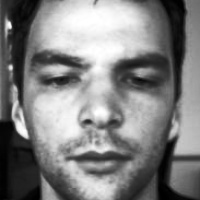
#> input picture facedata/DB/jpeg/000.jpg, 200 x 200 px
$ python makeFeatureData.py
#> lines starting #> are read from the running program, lines starting #| are printed output that depends on the picture; after the words box and inside, x2 and y2 are one past the last pixel; in counts of white or black regions, pixels touching at a corner belong together
# -*- coding: utf-8 -*-
import cv2

# Haar-like特徴分類器の読み込み
face_cascade = cv2.CascadeClassifier('haarcascades/haarcascade_frontalface_default.xml')
eye_cascade = cv2.CascadeClassifier('haarcascades/haarcascade_eye.xml')

# イメージファイルの読み込み
img = cv2.imread('../facedata/DB/jpeg/000.jpg')
#> img is the input picture: shape (200, 200, 3); min 0, max 255, mean 128.2

# グレースケール変換
gray = cv2.cvtColor(img, cv2.COLOR_BGR2GRAY)

# 顔を検知
faces = face_cascade.detectMultiScale(gray)
#> faces = [[18, 17, 165, 165]]
print(faces)
#| [[ 18  17 165 165]]
for (x,y,w,h) in faces:
    # 検知した顔を矩形で囲む
    cv2.rectangle(img,(x,y),(x+w,y+h),(255,0,0),2)
    # 顔画像（グレースケール）
    roi_gray = gray[y:y+h, x:x+w]
    # 顔ｇ増（カラースケール）
    roi_color = img[y:y+h, x:x+w]
    # 顔の中から目を検知
    eyes = eye_cascade.detectMultiScale(roi_gray)
    print(eyes)
    for (ex,ey,ew,eh) in eyes:
        # 検知した目を矩形で囲む
        cv2.rectangle(roi_color,(ex,ey),(ex+ew,ey+eh),(0,255,0),2)
#> this loop made 1 pass
#| [[59 94 21 21]
#|  [99 46 41 41]
#|  [16 42 45 45]
#|  [ 8 19 72 72]]
#> pass 1, `roi_gray = gray[y:y+h, x:x+w]`:
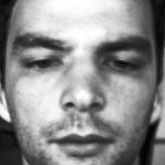
#> roi_gray: shape (165, 165); min 0, max 255, mean 139.6
#> pass 1, `roi_color = img[y:y+h, x:x+w]`:
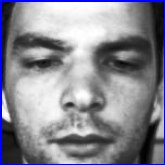
#> roi_color: shape (165, 165, 3); mean B, G, R 144.7, 135.5, 135.5
#> after the loop:
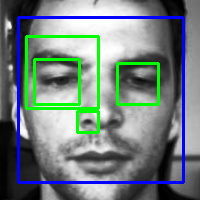
#> img: shape (200, 200, 3); 10.27% of pixels changed, all inside (x1, y1, x2, y2) = (17, 16, 185, 184)
#> after the loop:
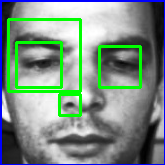
#> roi_color: shape (165, 165, 3); 7.83% of pixels changed, all inside (x1, y1, x2, y2) = (7, 18, 142, 117)

# 画像表示
cv2.imshow('img',img)

# 何かキーを押したら終了
cv2.waitKey(0)
cv2.destroyAllWindows()

$ run again, with facedata/DB/jpeg/055.jpg copied over facedata/DB/jpeg/000.jpg
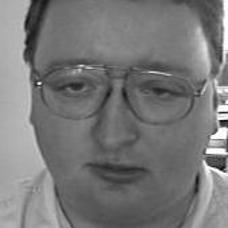
#> input picture facedata/DB/jpeg/055.jpg, 228 x 228 px
#> img is the input picture: shape (228, 228, 3); min 3, max 255, mean 120.1
#> faces = [[15, 15, 196, 196]]
#| [[ 15  15 196 196]]
#> the loop `for (x,y,w,h) in faces:` made 1 pass
#> (x, y, w, h, eyes) on pass 1: (15, 15, 196, 196, [[38, 53, 41, 41]])
#> (printed output is left out)
#> after the loop `for (x,y,w,h) in faces:`:
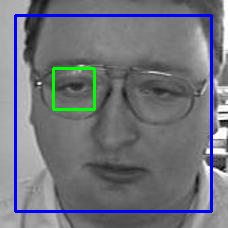
#> img: shape (228, 228, 3); 5.46% of pixels changed, all inside (x1, y1, x2, y2) = (14, 14, 213, 213)
#> after the loop `for (x,y,w,h) in faces:`:
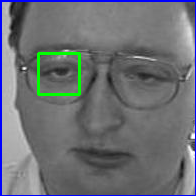
#> roi_color: shape (196, 196, 3); mean B, G, R 116.3, 111.8, 108.6

$ run again, with facedata/DB/jpeg/065.jpg copied over facedata/DB/jpeg/000.jpg
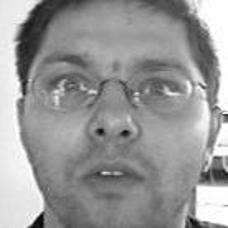
#> input picture facedata/DB/jpeg/065.jpg, 228 x 228 px
#> img is the input picture: shape (228, 228, 3); min 1, max 255, mean 152.1
#> faces = [[11, 15, 196, 196]]
#| [[ 11  15 196 196]]
#> the loop `for (x,y,w,h) in faces:` made 1 pass
#> (printed output is left out)
#> after the loop `for (x,y,w,h) in faces:`:
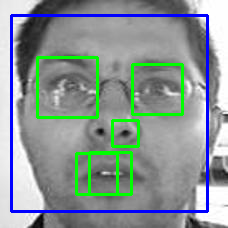
#> img: shape (228, 228, 3); 9.24% of pixels changed, all inside (x1, y1, x2, y2) = (10, 14, 209, 213)
#> after the loop `for (x,y,w,h) in faces:`:
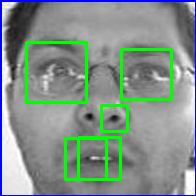
#> roi_color: shape (196, 196, 3); mean B, G, R 138.6, 147.2, 130.9

$ run again, with facedata/DB/jpeg/129.jpg copied over facedata/DB/jpeg/000.jpg
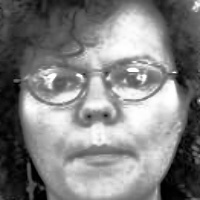
#> input picture facedata/DB/jpeg/129.jpg, 200 x 200 px
#> img is the input picture: shape (200, 200, 3); min 0, max 255, mean 128.5
#> faces = [[14, 12, 170, 170]]
#| [[ 14  12 170 170]]
#> the loop `for (x,y,w,h) in faces:` made 1 pass
#> (x, y, w, h, eyes) on pass 1: (14, 12, 170, 170, [[62, 84, 41, 41]])
#> (printed output is left out)
#> after the loop `for (x,y,w,h) in faces:`:
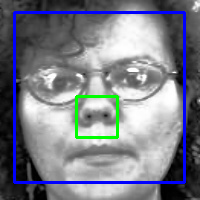
#> img: shape (200, 200, 3); 6.31% of pixels changed, all inside (x1, y1, x2, y2) = (13, 11, 186, 184)
#> after the loop `for (x,y,w,h) in faces:`:
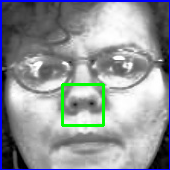
#> roi_color: shape (170, 170, 3); mean B, G, R 154.5, 149.9, 145.5
